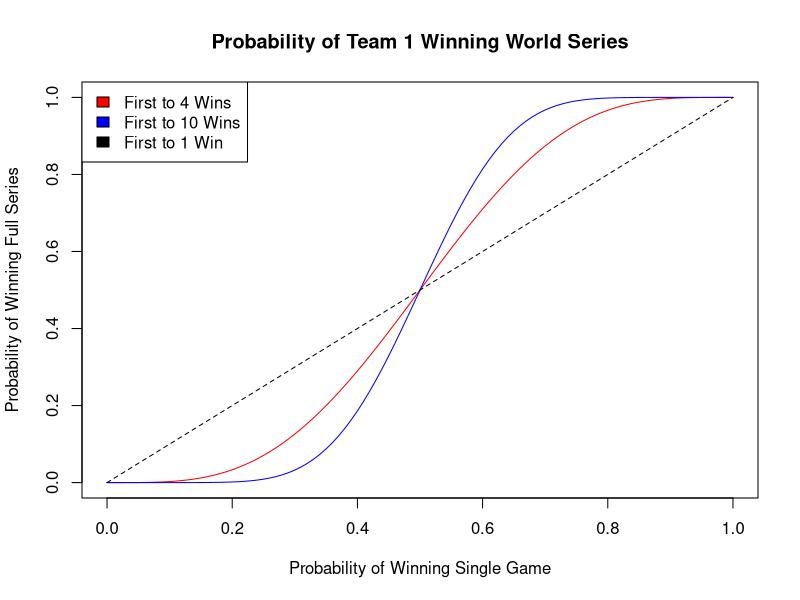

Reproduce this figure in R.
## ---- chunk 1
winning_probability <- function(p){
  games <- 3:6
  sum(dbinom(3, games, p) * p)
}

winning_probability(0.6)
## ---- chunk 2
winning_probability_new <- function(p){
  games <- 9:18
  sum(dbinom(9, games, p) * p)
}

winning_probability_new(0.6)
## ---- chunk 3
x <- seq(0, 1, by=0.01)
y1 <- seq(0, 1, by=0.01)
y2 <- seq(0, 1, by=0.01)
for (i in 1:101) {
  y1[i] = winning_probability(x[i])
  y2[i] = winning_probability_new(x[i])
}
plot(x, y1, main="Probability of Team 1 Winning World Series", col="red",
     ylab="Probability of Winning Full Series", xlab="Probability of Winning Single Game", type="l")
lines(x, y2, col="blue")
lines(x, x, col="black", lty=2)
legend("topleft", c("First to 4 Wins", "First to 10 Wins", "First to 1 Win"),
       fill=c("red", "blue", "black"))
## ---- chunk 4
post <- function(f, b) {
  probf <- dbinom(8, 237, f)
  probb <- dbinom(11, 215, b)
  return(probf * probb)
}

total <- 0
x <- 0
for (i in 1:1000) {
  for (j in 1:1000) {
    total <- total + post(i*0.001, j*0.001)
    if (j > i) {
      x <- x + post(i*0.001, j*0.001)
    }
  }
}

x/total
